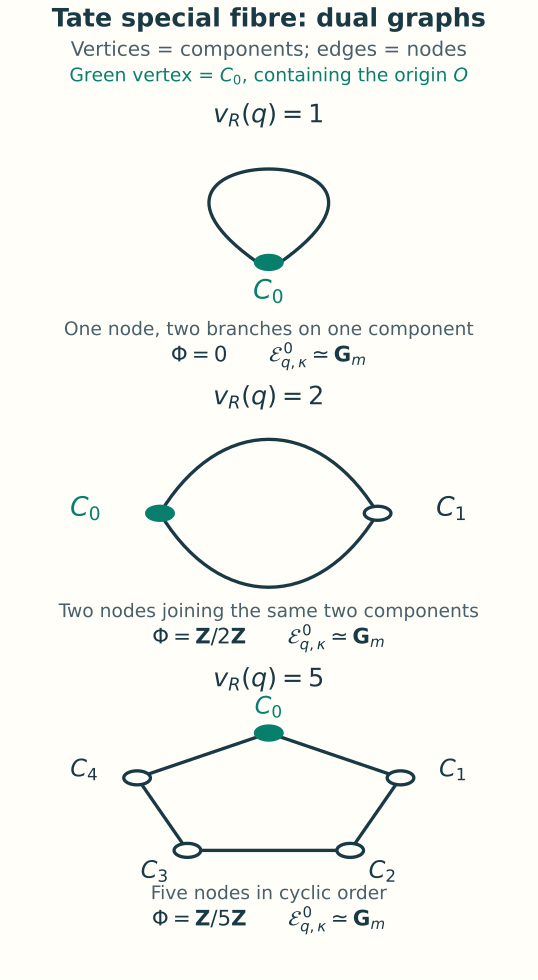

Reproduce this figure in Python.
"""Original schematic dual graphs for AG-GS-07, Lemma 8.6 and Proposition 8.7.

Run this file with Python, Matplotlib and Pillow. Outputs are written beside it.
Vertices denote irreducible special-fibre components; edges denote nodes.
The drawing positions are schematic, not coordinates on the elliptic curve.
"""
from pathlib import Path
import math
import matplotlib
matplotlib.use("Agg")
import matplotlib.pyplot as plt
from matplotlib.path import Path as MPath
from matplotlib.patches import PathPatch, Circle
from PIL import Image

OUT=Path(__file__).resolve().parent
INK="#193a45"; GREEN="#087f6c"; PAPER="#fffef9"; MUTED="#48606a"
plt.rcParams.update({"font.family":"DejaVu Sans","mathtext.fontset":"dejavusans"})
fig=plt.figure(figsize=(5.6,10.2),dpi=150,facecolor=PAPER)
fig.text(.5,.973,"Tate special fibre: dual graphs",ha="center",color=INK,size=19,weight="bold")
fig.text(.5,.943,"Vertices = components; edges = nodes",ha="center",color=MUTED,size=15)
fig.text(.5,.917,r"Green vertex = $C_0$, containing the origin $O$",ha="center",color=GREEN,size=14)

def bezier(ax,points):
    ax.add_patch(PathPatch(MPath(points,[MPath.MOVETO,MPath.CURVE4,MPath.CURVE4,MPath.CURVE4]),
                           facecolor="none",edgecolor=INK,lw=2.5,zorder=1))

def node(ax,x,y,j):
    ax.add_patch(Circle((x,y),.027,facecolor=GREEN if j==0 else PAPER,
                        edgecolor=GREEN if j==0 else INK,lw=2.5,zorder=3))

for m,bottom in [(1,.626),(2,.338),(5,.050)]:
    ax=fig.add_axes([.04,bottom,.92,.265])
    ax.set_xlim(0,1);ax.set_ylim(0,1);ax.axis("off")
    ax.text(.5,.94,rf"$v_R(q)={m}$",ha="center",color=INK,size=19,weight="bold")
    if m==1:
        # One vertex and one loop: the two branches lie on the same component.
        bezier(ax,[(.477,.40),(.12,.88),(.88,.88),(.523,.40)])
        node(ax,.5,.40,0)
        ax.text(.5,.26,r"$C_0$",ha="center",color=GREEN,size=20)
        group=r"$\Phi=0$"
        statement="One node, two branches on one component"
        vertices=[0];edges=[(0,0)]
    elif m==2:
        # Two distinct nodes between the same two components.
        bezier(ax,[(.28,.52),(.40,.90),(.60,.90),(.72,.52)])
        bezier(ax,[(.28,.52),(.40,.14),(.60,.14),(.72,.52)])
        node(ax,.28,.52,0);node(ax,.72,.52,1)
        ax.text(.13,.51,r"$C_0$",ha="center",color=GREEN,size=20)
        ax.text(.87,.51,r"$C_1$",ha="center",color=INK,size=20)
        group=r"$\Phi=\mathbf{Z}/2\mathbf{Z}$"
        statement="Two nodes joining the same two components"
        vertices=[0,1];edges=[(0,1),(0,1)]
    else:
        # Cyclic indexing, with C0 at the top and positive indices clockwise.
        points=[(.5+.28*math.sin(2*math.pi*j/m),.51+.25*math.cos(2*math.pi*j/m)) for j in range(m)]
        for j in range(m):
            a,b=points[j],points[(j+1)%m]
            ax.plot([a[0],b[0]],[a[1],b[1]],color=INK,lw=2.5,zorder=1)
        for j,(x,y) in enumerate(points):
            node(ax,x,y,j)
            lx=.5+1.40*(x-.5);ly=.51+1.40*(y-.51)
            ax.text(lx,ly,rf"$C_{j}$",ha="center",va="center",color=GREEN if j==0 else INK,size=18)
        group=r"$\Phi=\mathbf{Z}/5\mathbf{Z}$"
        statement="Five nodes in cyclic order"
        vertices=list(range(m));edges=[(j,(j+1)%m) for j in range(m)]
    # These checks bind the displayed graph to the proved cycle, including loops.
    assert len(vertices)==m and len(edges)==m
    assert all(sum(j==a for a,b in edges)+sum(j==b for a,b in edges)==2 for j in vertices)
    ax.text(.5,.12,statement,ha="center",color=MUTED,size=14)
    ax.text(.5,.018,group+r"$\qquad \mathcal{E}_{q,\kappa}^{\,0}\simeq\mathbf{G}_m$",ha="center",color=INK,size=16)

png=OUT/"tate-dual-graphs.png"
fig.savefig(png,dpi=150,facecolor=PAPER)
fig.savefig(OUT/"tate-dual-graphs.svg",facecolor=PAPER,
            metadata={"Creator":"GPT-6.1 Sol (OpenAI), independently authored course diagram","Date":None})
plt.close(fig)
# Retain only image pixels and standard PNG framing, without source-path metadata.
with Image.open(png) as im:
    clean=im.convert("RGB")
clean.save(png,optimize=False)
print(png)
